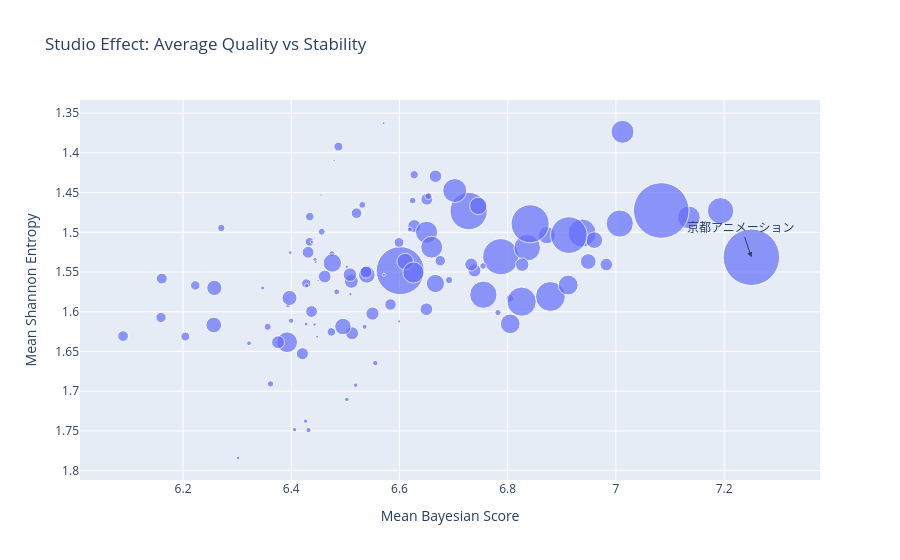

Notebook cell for this chart:
### Code cell
#以京阿尼为特例，标明出来
fig.add_annotation(
    x=company_stats.loc[company_stats['company'] == '京都アニメーション', 'mean_score'].values[0],
    y=company_stats.loc[company_stats['company'] == '京都アニメーション', 'entropy'].values[0],
    text="京都アニメーション",
    showarrow=True,
    arrowhead=2
)

fig.show()

### Figure 1 — Plotly figure (JSON) as saved in the notebook; plotly's stock layout.template omitted (floating-point values rounded to 4 significant figures; data arrays with more than 128 entries replaced by an {"elided": "..."} marker saying what was removed)
{"data": [{"customdata": {"elided": "111x2 int values"}, "hovertemplate": "<b>%{hovertext}</b><br><br>Mean Bayesian Score=%{x:.2f}<br>Mean Shannon Entropy=%{y:.2f}<br>Total Votes=%{customdata[1]}<br>work_count=%{customdata[0]}<extra></extra>", "hovertext": ["A-1 Pictures", "AIC", "ARMS", "BN Pictures", "BONES", "Brain's Base", "CloverWorks", "EMTスクエアード", "ENGI", "GAINAX", "GONZO", "GONZO DIGIMATION", "ILCA", "J.C.STAFF", "KINEMA CITRUS", "MADHOUSE", "MAPPA", "NAS", "NHKエンタープライズ", "OLM", "OLM TEAM INOUE", "OLM TEAM KATO", "OLM TEAM KOJIMA", "OLM Team Yoshioka", "P.A.WORKS", "PINE JAM", "Production I.G", "SHAFT", "SILVER LINK.", "STUDIO 4℃", "Seven Arcs", "Studio DEEN(スタジオディーン)", "Studio DEEN（スタジオディーン）", "Studio五組", "TYO Animations（ゆめ太カンパニー）", "WHITE FOX", "WIT STUDIO", "WIT STUDIO×CloverWorks", "Warner Bros. Animation", "Warner Bros. Animation、MOI Animation", "XEBEC", "Yostar Pictures", "ZEXCS", "david production", "diomedéa", "feel.", "ufotable", "ぎゃろっぷ", "ぴえろ", "エイトビット", "エンカレッジフィルムズ（鵲）", "ガンジス / SHAFT", "グループ・タック", "サテライト", "サンジゲン", "サンライズ", "サンライズ第8スタジオ", "シグナル・エムディ", "シンエイ動画", "シンエイ動画、小学館、テレビ朝日", "スタジオKAI", "スタジオぴえろ", "スタジオぷYUKAI", "スタジオコメット", "スタジオコロリド", "スタジオディーン", "スタジオ雲雀", "ゼロジー", "タツノコプロ", "タツノコプロ・DONGWOO A&E", "ティー・エヌ・ケー", "トムス・エンタテインメント", "ノーマッド", "パッショーネ", "フジテレビ、読売広告社、東映アニメーション", "プラチナビジョン", "ライデンフィルム", "ラルケ", "上海福煦影视文化投资有限公司", "中影年年", "亜細亜堂", "京都アニメーション", "動画工房", "北京若森数字科技有限公司", "大火鸟文化", "娃娃鱼动画", "宏梦卡通", "小学館プロダクション,OLM", "小学館プロダクション,OLM TEAM KOITABASHI", "幻维数码", "广东明星创意动画有限公司,广州市黄伟明动画设计有限公司", "手塚プロダクション", "日本アニメーション", "旭プロダクション", "朝日放送テレビ、アサツー ディ・ケイ、東映アニメーション,東映アニメーション", "東京キッズ", "東京ムービー", "東京ムービー（トムス・エンタテインメント）", "東映アニメーション", "東映アニメーション,朝日放送テレビ、ABCアニメーション、アサツー ディ・ケイ、東映アニメーション", "東映アニメーション,朝日放送テレビ、アサツー ディ・ケイ、東映アニメーション", "横浜アニメーションラボ", "沌x", "湖南蓝猫卡通传媒有限公司", "玄机科技", "童夢", "绘梦", "艺画开天", "葦プロダクション", "蓝弧文化", "藤子・F・不二雄プロ、小学館、テレビ朝日、アサツー ディ・ケイ、小学館集英社プロダクション、シンエイ動画"], "legendgroup": "", "marker": {"color": "#636efa", "size": [126469, 16191, 14314, 3555, 86231, 38435, 76618, 11480, 10297, 23771, 26422, 5699, 2289, 223830, 26843, 72180, 68248, 49969, 10937, 4628, 2828, 9285, 28371, 8719, 83079, 16327, 130001, 300241, 135312, 1814, 32345, 17440, 12724, 13570, 16315, 67487, 23868, 50835, 523, 541, 26818, 5296, 13657, 29559, 22392, 26939, 71508, 4278, 14310, 47686, 18345, 2425, 2404, 7164, 32743, 140633, 37737, 1627, 7454, 15343, 635, 1065, 7849, 10726, 4657, 17857, 1860, 8494, 4014, 1034, 41579, 13493, 16895, 43274, 15291, 2160, 15838, 46363, 1366, 1398, 13471, 309922, 21946, 1936, 3447, 926, 883, 6720, 4553, 1841, 873, 16292, 5176, 7710, 3751, 1826, 886, 55956, 15574, 2958, 2033, 7071, 784, 1229, 2636, 16263, 5056, 11364, 1129, 1528, 4281], "sizemode": "area", "sizeref": 193.7, "symbol": "circle"}, "mode": "markers", "name": "", "orientation": "v", "showlegend": false, "type": "scatter", "x": [6.787, 6.512, 6.421, 6.475, 6.879, 6.912, 6.937, 6.161, 6.159, 6.949, 6.496, 6.804, 6.322, 6.601, 6.96, 6.755, 6.836, 7.135, 6.521, 6.531, 6.4, 6.599, 6.872, 6.223, 6.826, 6.627, 6.913, 7.084, 6.728, 6.444, 6.666, 6.827, 6.583, 6.431, 6.739, 7.193, 6.257, 7.012, 6.45, 6.479, 6.611, 6.271, 6.541, 6.746, 6.258, 6.54, 7.007, 6.754, 6.538, 6.65, 6.511, 6.619, 6.536, 6.474, 6.476, 6.842, 6.805, 6.347, 6.434, 6.666, 6.455, 6.509, 6.487, 6.675, 6.456, 6.508, 6.406, 6.428, 6.362, 6.599, 6.392, 6.437, 6.55, 6.626, 6.982, 6.394, 6.462, 6.66, 6.302, 6.398, 6.651, 7.25, 6.397, 6.519, 6.484, 6.438, 6.448, 6.627, 6.653, 6.426, 6.445, 6.376, 6.692, 6.204, 6.782, 6.429, 6.571, 6.702, 6.65, 6.555, 6.503, 6.434, 6.571, 6.443, 6.432, 6.733, 6.356, 6.089, 6.503, 6.427, 6.624], "xaxis": "x", "y": [1.531, 1.627, 1.653, 1.527, 1.581, 1.566, 1.501, 1.558, 1.607, 1.537, 1.619, 1.583, 1.64, 1.548, 1.51, 1.579, 1.519, 1.481, 1.476, 1.465, 1.611, 1.513, 1.504, 1.567, 1.587, 1.492, 1.503, 1.473, 1.473, 1.534, 1.564, 1.541, 1.591, 1.525, 1.548, 1.473, 1.617, 1.373, 1.561, 1.41, 1.537, 1.495, 1.549, 1.467, 1.57, 1.554, 1.489, 1.542, 1.55, 1.5, 1.562, 1.496, 1.619, 1.625, 1.539, 1.489, 1.615, 1.57, 1.512, 1.429, 1.453, 1.578, 1.392, 1.536, 1.499, 1.553, 1.748, 1.564, 1.691, 1.612, 1.638, 1.6, 1.602, 1.551, 1.541, 1.592, 1.556, 1.519, 1.784, 1.526, 1.458, 1.531, 1.583, 1.692, 1.575, 1.512, 1.631, 1.428, 1.455, 1.738, 1.537, 1.638, 1.56, 1.631, 1.601, 1.567, 1.553, 1.447, 1.597, 1.665, 1.71, 1.48, 1.363, 1.616, 1.749, 1.541, 1.619, 1.631, 1.543, 1.615, 1.46], "yaxis": "y"}], "layout": {"annotations": [{"arrowhead": 2, "showarrow": true, "text": "京都アニメーション", "x": 7.25, "y": 1.531}], "legend": {"itemsizing": "constant", "tracegroupgap": 0}, "title": {"text": "Studio Effect: Average Quality vs Stability"}, "xaxis": {"anchor": "y", "domain": [0, 1], "title": {"text": "Mean Bayesian Score"}}, "yaxis": {"anchor": "x", "autorange": "reversed", "domain": [0, 1], "title": {"text": "Mean Shannon Entropy"}}}}
